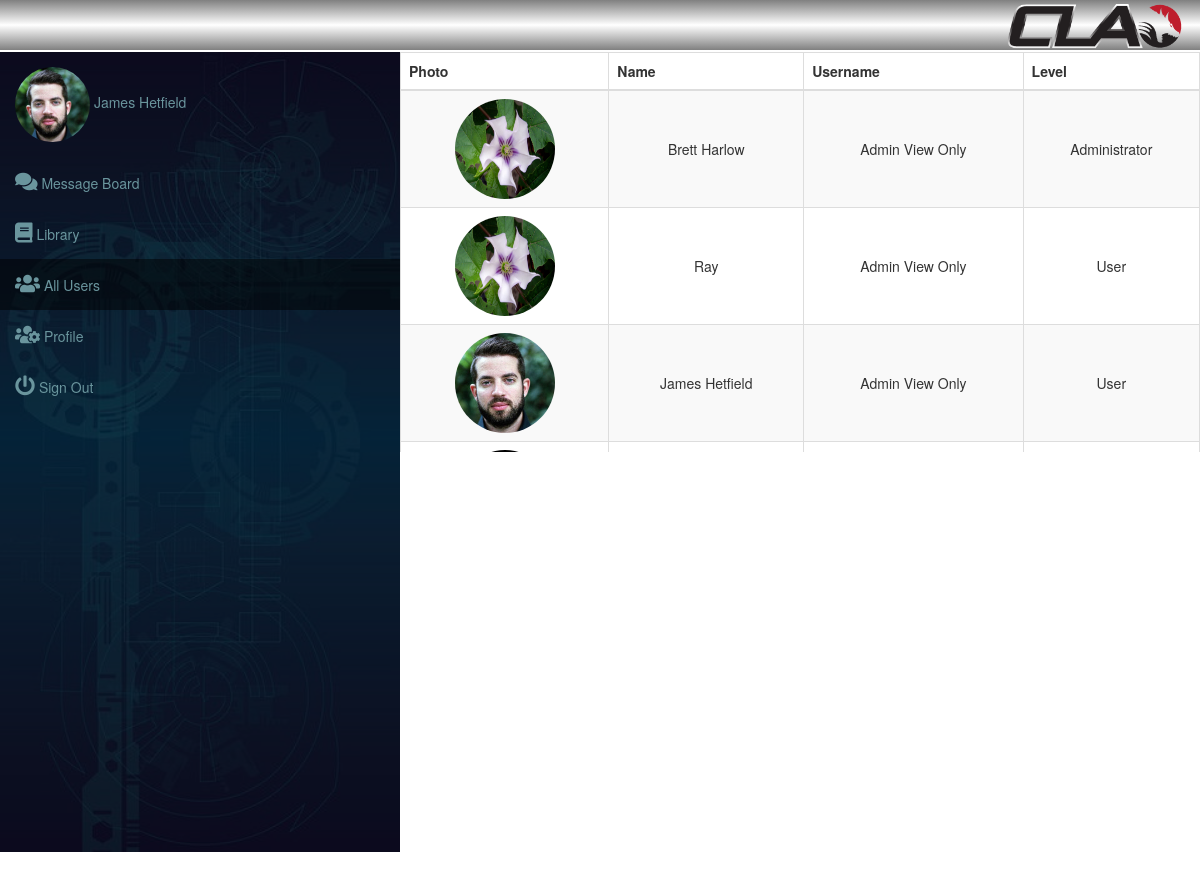
The app's page /all_users.php (signed in) with its own data.
### tables this page shows
CREATE TABLE `users` (
  `id` int(11) NOT NULL,
  `user_level` tinyint(1) NOT NULL DEFAULT '0',
  `name` varchar(100) NOT NULL,
  `user_name` varchar(100) NOT NULL,
  `password` varchar(255) NOT NULL,
  `photo` text NOT NULL
);

### all_users.php (the view, shortened to what this page needs)
<?php
include "includes/db.php";
$get_all_users_query = "SELECT * FROM users ORDER BY id DESC";
$result = mysqli_query($connection, $get_all_users_query);
?>
<!DOCTYPE html>
<html lang="en">
<head>
	<link rel="stylesheet" media="screen" href="https://cdnjs.cloudflare.com/ajax/libs/twitter-bootstrap/3.3.5/css/bootstrap.min.css">
	<link rel="stylesheet" href="https://use.fontawesome.com/releases/v5.5.0/css/all.css">
	<link rel="stylesheet" href="css/style.css">
	<link rel="stylesheet" href="css/all_users.css">
</head>
<body>
	<div class="container-fluid">
      <div class="row header">
          <div class="col-xs-12">
             <img src="images/cla.png" alt="">
          </div>
      </div>
        <div id="content" class="row">
<?php include "includes/dashboard_controls.php"; ?>
            <div id="users_table" class="col-xs-8">
               <table class="table table-responsive table-bordered table-striped">
                   <thead>
                       <tr>
                           <th>Photo</th>
                           <th>Name</th>
                           <th>Username</th>
                           <th>Level</th>
                       </tr>
                   </thead>
                   <tbody>
                       <?php while($row = mysqli_fetch_assoc($result)) : ?>
                       <tr>
                           <td><img src="images/<?php echo $row['photo']; ?>" alt=""></td>
                           <td><?php echo $row['name']; ?></td>
                           <td><?php
                               if($_SESSION['user_level'] == 1){
                                   echo $row['user_name'];
                               }else{
                                   echo "Admin View Only";
                               }
                               ?>
                               </td>
                           <td><?php
                               if($row['user_level'] == 0){
                                   echo "User";
                               }else{
                                   echo "Administrator";
                               }
                            ?></td>
                       </tr>
                       <?php endwhile; ?>
                   </tbody>
               </table>
            </div>
        </div>
	</div>
</body>
</html>

### includes/dashboard_controls.php (shortened to what this page needs)
<?php
    $dashboard_user_name = $_SESSION['username'];
    $dashboard_query = "SELECT * FROM users WHERE user_name = '$dashboard_user_name'";
    $dashboard_result = mysqli_query($connection, $dashboard_query);
    $dashboard_row = mysqli_fetch_assoc($dashboard_result);
?>
<div id="user_dashboard" class="col-xs-4">
  <div id="dashboard_inner_wrapper">
  <ul>
      <li><img src="images/<?php echo $dashboard_row['photo']; ?>" alt=""> <?php echo $_SESSION['name']; ?></li>
      <a href="connect.php"><li id="connect_link"><i class="fas fa-comments"></i> Message Board</li></a>
      <a href="library.php"><li id="library_link"><i class="fas fa-book"></i> Library</li></a>
      <a href="all_users.php"><li id="all_users_link"><i class="fas fa-users"></i> All Users</li></a>
      <a href="profile.php"><li id="profile_link"><i class="fas fa-users-cog"></i> Profile</li></a>
      <a href="sign_out.php"><li><i class="fas fa-power-off"></i> Sign Out</li></a>
  </ul>
    </div>
</div>

### css/style.css (style rules this page uses)
.header { border-bottom: 2px solid #fff; margin-bottom: 0 px; background: linear-gradient(gray, white, gray); text-align: right; }
.header img { height: 50px; margin: 0 !important; padding: 0 !important; }
.container-fluid { height: 100%; }
body, html { padding: 0; margin: 0; height: 100%; }
body { background: #fff; }
i { font-size: 20px; }
#user_dashboard { padding: 0; background: url("../images/geometric-1732847_640.jpg"); background-size: cover; height: 100%; min-height: 700px; overflow: auto; }
#user_dashboard img { height: 75px; width: 75px; border-radius: 100%; }
#user_dashboard ul { height: 100% !important; background: rgba(0,0,0,.7); margin: 0; padding: 0; list-style-type: none; color: #6A959D; }
#user_dashboard li { padding-top: 15px; padding-bottom: 15px; padding-left: 15px; margin: 0 !important; }
#user_dashboard a { margin: 0; }
#user_dashboard a { color: #6A959D; text-decoration: none; }
#user_dashboard li { margin-bottom: 25px; }
#dashboard_inner_wrapper { overflow: auto; height: 100%; }
#content { height: 100%; }

### css/all_users.css (style rules this page uses)
#content { overflow: hidden; }
#users_table { height: 400px; overflow: auto; padding: 0; }
table { background: #fff; text-align: center !important; margin: 0; }
table img { height: 100px; width: 100px; border-radius: 50%; }
td { vertical-align: middle !important; }

### records on screen
users: photo (picture), name "James Hetfield", shows "Admin View Only", user_level "User"
users: photo (picture), name "Brett Harlow", shows "Admin View Only", user_level "Administrator"
users: photo (picture), name "Ray", shows "Admin View Only", user_level "User"
users: photo (picture)

### other values on screen
$_SESSION['name'] "James Hetfield"
